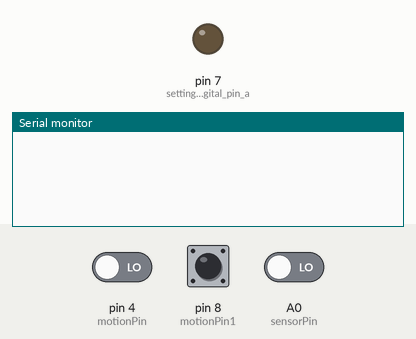
Recording of a sketch running on a simulated Arduino Uno, built with avr-gcc and run on an emulated ATmega328P. Shown: output pins drawn as LEDs (lit = HIGH), the last lines printed to the serial monitor. Inputs (shaded band) come from the test bench; at power-on: pin 4 (motionPin) LOW, A0 (sensorPin) LOW, pin 8 (motionPin1) LOW.

Above: at 1.2 s.
1.3 s: pin 4 (motionPin) driven HIGH
At 2.3 s:
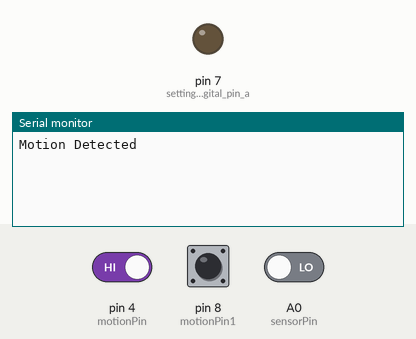
2.8 s: A0 (sensorPin) driven HIGH
At 3.5 s:
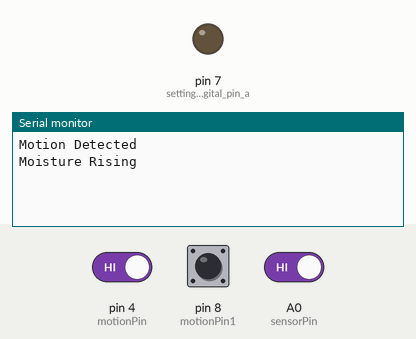
4.3 s: pin 4 (motionPin) driven LOW
At 5.5 s:
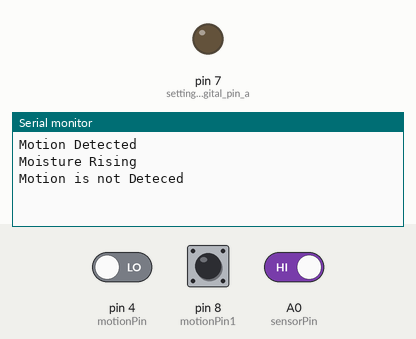
5.8 s: A0 (sensorPin) driven LOW
At 6.9 s:
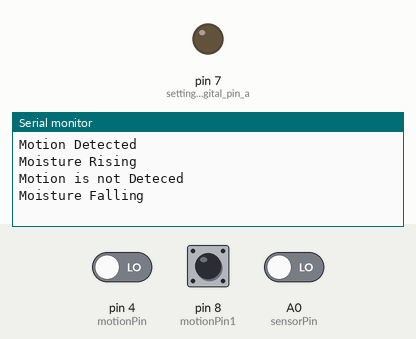
7.3 s: pin 8 (motionPin1) pulsed HIGH 2 times (0.12 s each, 0.3 s apart)
At 9.1 s:
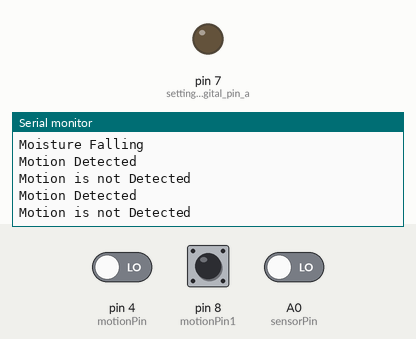

The sketch:

M1_D4.ino
```cpp
const int sensorPin = A0;  // Declaring the consant variable for analog input
const int motionPin = 4;   // Declaring the constant variable for Interrupt pin 2
int soilM = 0;             // Intializing the variable "soilM"
int motion = 0;            // Intializing the variable "motion"
int motionPin1 = 8;        // Intializing the variable "motionPin1"
int led1 = 11;             // Declaring the led1 for Interrupt Timer

void setup()  // Setup function (will run only one time)
{

  pinMode(motionPin, INPUT);   // Setting up the interrupt pin as Input for PIR Motion Sensor
  pinMode(sensorPin, INPUT);   // Setting up the interrupt pin as Input for soil moisture
  pinMode(motionPin1, INPUT);  // Setting up the interrupt pin as Input for another PIR Motion Sensor
  pinMode(7, OUTPUT);          // setting the digital pin as Output
  Serial.begin(9600);          // Intializing the Serial Communication at a baud rate of 9600
  PCICR |= B00000111;          // PCICR register used for selecting the PORT B
  PCMSK0 |= B00000001;
  PCMSK2 |= B0010000;
  PCMSK1 |= B00000001;
  startTimer();
}

void loop() {  // Loop function which will run repeditely
}
ISR(PCINT0_vect) {
  mointionInterrupt1();
}
ISR(PCINT1_vect) {
  soil();
}
ISR(PCINT2_vect) {
  mointionInterrupt();
}

void soil() {
  soilM = digitalRead(sensorPin);       // Used to read the digital value of Pin 3
  if (soilM == 1) {                     //  if intPin = HIGH, then soilM = 1
    Serial.println("Moisture Rising");  // Print the statment if the moisture of the soil is more than 500
    digitalWrite(9, HIGH);
  } else {
    Serial.println("Moisture Falling");  //Following line will print when the moisture value is below 500
    digitalWrite(9, HIGH);
  }
}

void mointionInterrupt() {
  motion = digitalRead(motionPin);  // used to read the digital value of the motion sensor
  if (motion == 1) {                //  Condition for the motion sensor, if it detects any motion
    Serial.println("Motion Detected");


  } else {
    Serial.println("Motion is not Deteced");
  }
}
void mointionInterrupt1() {
  motion = digitalRead(motionPin1);  // used to read the digital value of the motion sensor
  if (motion == 1) {                 //  Condition for the motion sensor, if it detects any motion
    Serial.println("Motion Detected");
  } else {
    Serial.println("Motion is not Detected");
  }
}
void startTimer() {
  noInterrupts();
  // Clear registers
  TCCR1A = 0;
  TCCR1B = 0;
  TCNT1 = 0;

  // frequency = clock_speed / (prescaler * (1 + OCR1A))
  // OCR1A = (clock_speed / (prescaler * frequency)) - 1
  OCR1A = 31249;

  // Prescaler 1024
  TCCR1B |= (1 << CS12) | (1 << CS10);
  // Output Compare Match A Interrupt Enable
  TIMSK1 |= (1 << OCIE1A);
  // CTC mode
  TCCR1B |= (1 << WGM12);
  interrupts();
}

int led = 0;  // Declaring the led variable for Timer Interrupt
ISR(TIMER1_COMPA_vect) {
  //digitalWrite(led1, digitalRead(led1) ^ 1);
  if (led == 0) {
    digitalWrite(led1, HIGH);
    led = 1;
  } else {
    digitalWrite(led1, LOW);
    led = 0;
  }
}
```

Measured:
- after the input at 1.3 s, the serial monitor: prints a new line at once (image 1)
- after the input at 2.8 s, the serial monitor: prints a new line at once (image 2)
- after the input at 4.3 s, the serial monitor: prints a new line at once (image 3)
- after the input at 5.8 s, the serial monitor: prints a new line at once (image 4)
- after the input at 7.3 s, the serial monitor: prints a new line at once (image 5)
